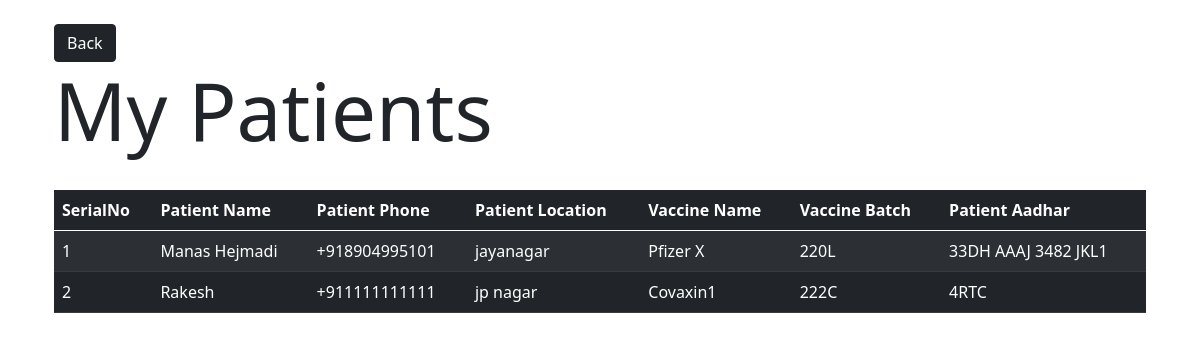
/doctor/mypatients (signed in), run on an earlier commit of the app's database.
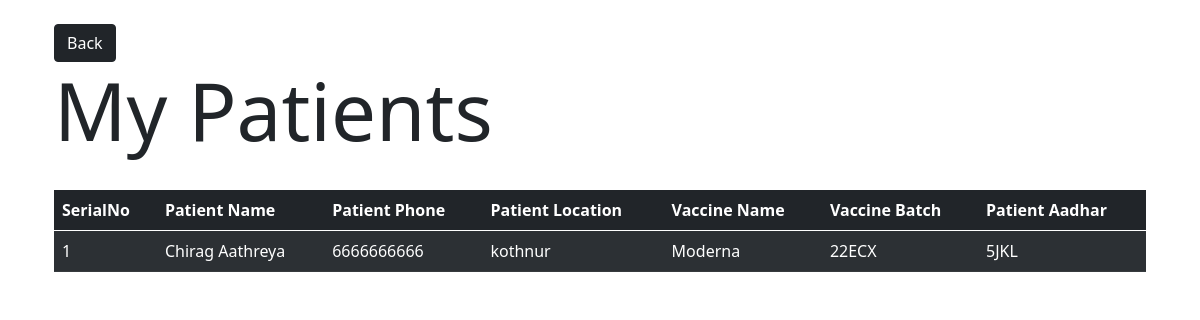
And on a later commit of the database.
### CovaxinatorAPI/models.py (models this page shows, shortened)
class Patient(db.Model):
	id = db.Column(db.Integer, primary_key=True)
	name = db.Column(db.String)
	phone = db.Column(db.String) #also used as username
	password = db.Column(db.String) #also used as password
	location = db.relationship('Location', secondary=patient_location_association, backref=db.backref('patients', lazy='dynamic'))
	aadhar = db.Column(db.String)
	address = db.Column(db.String)
	is_alive = db.Column(db.String)
	is_vaccinated = db.Column(db.Boolean, default=False)
	doctor_id = db.Column(db.Integer, db.ForeignKey('doctor.id'))
	vaccine_batch_id = db.Column(db.Integer, db.ForeignKey('vaccine_batch.id'))
	side_effects = db.relationship('SideEffects', backref='patient')
	followup_chat_id = db.Column(db.Integer, db.ForeignKey('follow_up_chat_data.id'))

class Location(db.Model):
	id = db.Column(db.Integer, primary_key=True)
	name = db.Column(db.String)

class VaccineBatch(db.Model):
	id = db.Column(db.Integer, primary_key=True)
	vaccine_name = db.Column(db.String)
	batch_id = db.Column(db.String)
	doctor_id = db.Column(db.Integer, db.ForeignKey('doctor.id'))
	patients = db.relationship('Patient', backref='vaccine_batch')
	vaccine_count = db.Column(db.Integer)

### CovaxinatorAPI/doctor/routes.py (the view)
@doctor.route('/mypatients')
def get_my_patients():
	doc_id = session.get('logged_in_doctor')
	if(not doc_id): return redirect(url_for('doctor.doctor_login'))
	doctor = Doctor.query.filter_by(id=doc_id).first()
	patients = doctor.patients
	return render_template('doctor/mypatients.html', title="Fatalities", patients=patients)

### CovaxinatorAPI/templates/doctor/mypatients.html
{% extends 'layout.html' %}
{% block content %}
<div class="container p-4">
<button class="btn btn-dark" onclick="window.history.back()"> Back </button>
<h1 class="display-1">My Patients</h1>
<br>
<table class="table table-striped table-dark" id="tbl">
		<thead>
			<tr>
			<th scope="col">SerialNo</th>
			<th scope="col">Patient Name</th>
			<th scope="col">Patient Phone</th>
			<th scope="col">Patient Location</th>
			<th scope="col">Vaccine Name</th>
			<th scope="col">Vaccine Batch</th>
			<th scope="col">Patient Aadhar</th>
			</tr>
		</thead>
		<tbody id='tbl'>
			{% for e in patients %}
			<tr data-phone="{{e.name}}">
			<td>{{loop.index}}</td>
				<td>{{e.name}}</td>
				<td>{{e.phone}}</td>
				<td>{{e.location[0].name}}</td>
				<td>{{e.vaccine_batch.vaccine_name}}</td>
				<td>{{e.vaccine_batch.batch_id}}</td>
				<td>{{e.aadhar}}</td>
			</tr>
			{% endfor %}
		</tbody>
	</table>
</div>
{% endblock content %}

What changed in the data, as far as the page shows it:
no longer on this page (row edited): Patient: name "Manas Hejmadi", phone "+918904995101", name "jayanagar", vaccine_batch.vaccine_name "Pfizer X", vaccine_batch.batch_id "220L", aadhar "33DH AAAJ 3482 JKL1"
no longer on this page (row edited): Patient: name "Rakesh", phone "+911111111111", name "jp nagar", vaccine_batch.vaccine_name "Covaxin1", vaccine_batch.batch_id "222C", aadhar "4RTC"
added Patient: name "Chirag Aathreya", phone "6666666666", name "kothnur", vaccine_batch.vaccine_name "Moderna", vaccine_batch.batch_id "22ECX", aadhar "5JKL"
